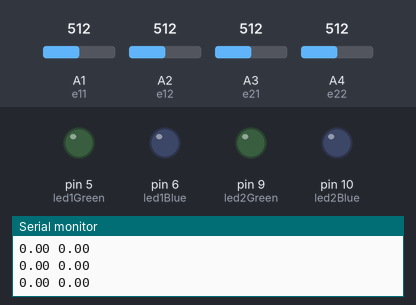
Recording of a sketch running on a simulated Arduino Uno, built with avr-gcc and run on an emulated ATmega328P. On the bench: output pins drawn as LEDs (lit = HIGH), the last lines printed to the serial monitor. The test bench sets the inputs (shaded band); at power-on: A1 (e11) = 512, A3 (e21) = 512, A2 (e12) = 512, A4 (e22) = 512.

Above: at 1.2 s.
1.3 s: A1 (e11) set to 716
At 1.36 s:
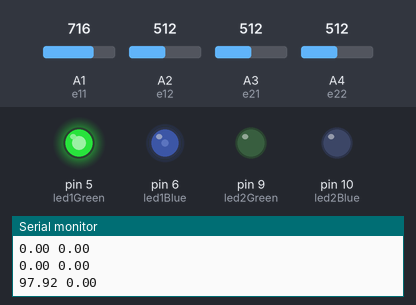
3.0 s: A3 (e21) set to 716
At 3.04 s:
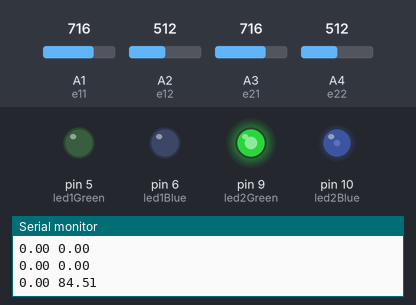
4.6 s: A2 (e12) set to 716
At 5.1 s:
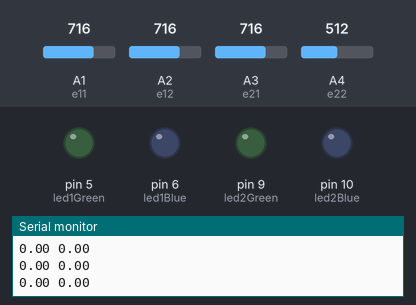
7.6 s: A4 (e22) set to 716
At 8.3 s:
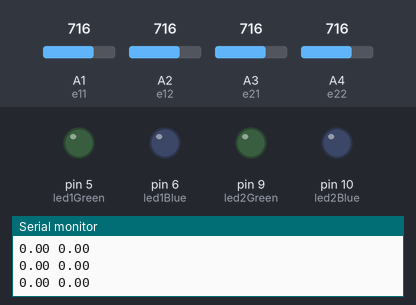
9.2 s: A1 (e11) set to 992
At 10.7 s:
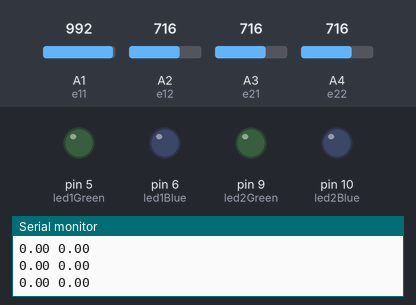
Timing chart, 0 to 11.8 s (numbered marks = the images above; inputs shaded):
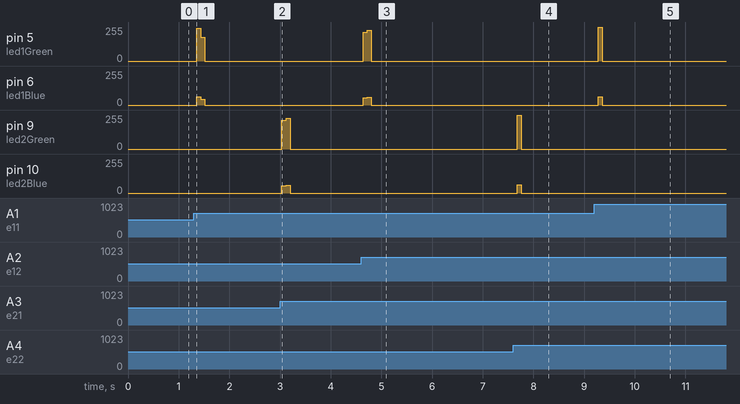

Measured:
- after the input at 1.3 s, pin 5 (led1Green): 0/255 → 247/255 after 0.06 s, → 178/255 0.08 s later, → 0/255 0.08 s later; pin 6 (led1Blue): 0/255 → 61/255 after 0.06 s, → 44/255 0.08 s later, → 0/255 0.08 s later
- after the input at 3.0 s, pin 9 (led2Green): 0/255 → 214/255 at once, → 232/255 0.08 s later, → 0/255 0.08 s later; pin 10 (led2Blue): 0/255 → 53/255 at once, → 58/255 0.08 s later, → 0/255 0.08 s later
- after the input at 4.6 s, pin 5 (led1Green): 0/255 → 214/255 at once, → 232/255 0.08 s later, → 0/255 0.08 s later; pin 6 (led1Blue): 0/255 → 53/255 at once, → 58/255 0.08 s later, → 0/255 0.08 s later
- after the input at 7.6 s, pin 9 (led2Green): 0/255 → 255/255 after 0.08 s, → 0/255 0.08 s later; pin 10 (led2Blue): 0/255 → 63/255 after 0.08 s, → 0/255 0.08 s later
- after the input at 9.2 s, pin 5 (led1Green): 0/255 → 255/255 after 0.08 s, → 0/255 0.08 s later; pin 6 (led1Blue): 0/255 → 63/255 after 0.08 s, → 0/255 0.08 s later

The sketch:

botanode.ino
```cpp
const int e11 = 1; // Electrode pair 1, pin 1
const int e12 = 2; // Electrode pair 1, pin 2
const int e21 = 3; // Electrode pair 2, pin 1
const int e22 = 4; // Electrode pair 2, pin 2

const int numSamples = 100; // Number of samples for the moving average and standard deviation
const int printInterval = 50; // Calculate and print results once every 50 samples

int diffSamples1[numSamples] = {0}; // Array for electrode pair 1 differences
int diffSamples2[numSamples] = {0}; // Array for electrode pair 2 differences
int sampleIndex = 0; // Index for the circular buffer
int sampleCounter = 0; // Counter to track how many samples have been read

// LED PWM pins
const int led1Green = 5;
const int led1Blue = 6;
const int led2Green = 9;
const int led2Blue = 10;

void setup() {
  Serial.begin(9600);
  pinMode(e11, INPUT);
  pinMode(e12, INPUT);
  pinMode(e21, INPUT);
  pinMode(e22, INPUT);

  // Set LED pins as outputs
  pinMode(led1Green, OUTPUT);
  pinMode(led1Blue, OUTPUT);
  pinMode(led2Green, OUTPUT);
  pinMode(led2Blue, OUTPUT);
}

void loop() {
  int e11Reading = analogRead(e11);
  int e12Reading = analogRead(e12);
  int e21Reading = analogRead(e21);
  int e22Reading = analogRead(e22);

  // Calculate the differences for both electrode pairs
  int diff1 = e11Reading - e12Reading;
  int diff2 = e21Reading - e22Reading;

  // Store the differences in their respective arrays
  diffSamples1[sampleIndex] = diff1;
  diffSamples2[sampleIndex] = diff2;

  // Increment sampleIndex and wrap it around using modulo
  sampleIndex = (sampleIndex + 1) % numSamples;

  // Increment sample counter
  sampleCounter++;

  // Calculate and print results only at the specified interval
  if (sampleCounter >= printInterval) {
    // Reset the counter
    sampleCounter = 0;

    // Calculate the moving average and standard deviation for both pairs
    float diffAvg1 = movingAverage(diffSamples1, numSamples);
    float diffStdDev1 = movingStandardDeviation(diffSamples1, numSamples, diffAvg1);

    float diffAvg2 = movingAverage(diffSamples2, numSamples);
    float diffStdDev2 = movingStandardDeviation(diffSamples2, numSamples, diffAvg2);

    // Map the standard deviations to PWM values for dramatic changes
    int brightness1 = constrain(map(diffStdDev1, 0, 100, 0, 255), 0, 255); // Full range
    int brightness2 = constrain(map(diffStdDev2, 0, 100, 0, 255), 0, 255); // Full range

    // Control LED brightness with more green and less blue
    analogWrite(led1Green, brightness1);     // Strong green
    analogWrite(led1Blue, brightness1 / 4); // Subtle blue
    analogWrite(led2Green, brightness2);     // Strong green
    analogWrite(led2Blue, brightness2 / 4); // Subtle blue

    // Print results as a single line of numbers separated by spaces
    Serial.print(diffStdDev1); // Electrode pair 1 standard deviation
    Serial.print(" ");
    Serial.println(diffStdDev2); // Electrode pair 2 standard deviation
  }

  delay(1); // Adjust sampling frequency
}

// Function to calculate the moving average of an array
float movingAverage(int samples[], int size) {
  long sum = 0; // Use long to avoid overflow for large sums
  for (int i = 0; i < size; i++) {
    sum += samples[i];
  }
  return (float)sum / size;
}

// Function to calculate the moving standard deviation of an array
float movingStandardDeviation(int samples[], int size, float mean) {
  float sumSquaredDifferences = 0.0;
  for (int i = 0; i < size; i++) {
    float diff = samples[i] - mean;
    sumSquaredDifferences += diff * diff;
  }
  return sqrt(sumSquaredDifferences / size);
}
```
